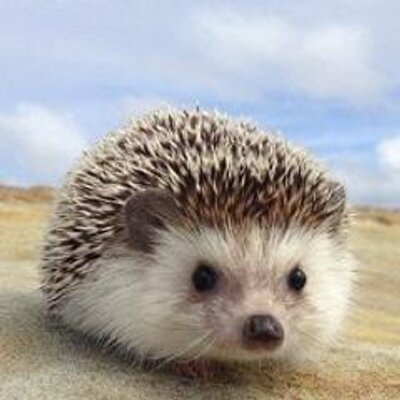
#> input picture img/hari.jpeg, 400 x 400 px
$ jupyter execute conv.ipynb   (older library calls are emulated)
#> lines starting #> are read from the running program, lines starting #| are printed output that depends on the picture
[cell 1]
import numpy as np
from scipy import misc
import pandas as pd
import matplotlib.pyplot as plt
from tqdm import trange, tqdm
from numpy.fft import fft2 as FFT, ifft2 as iFFT
from numpy.fft import rfft2 as rFFT, irfft2 as irFFT
from numpy.fft import fftn as FFTN, ifftn as iFFTN
from numba import jit
#from multiprocessing import Pool as ThreadPool
from pathos.multiprocessing import ProcessPool
from psutil import cpu_count
from operator import sub

[cell 2]
#参考
#https://algorithm.joho.info/programming/python/numpy-scipy-fft-spectrum/
img = misc.imread('../../img/hari.jpeg', mode='L')
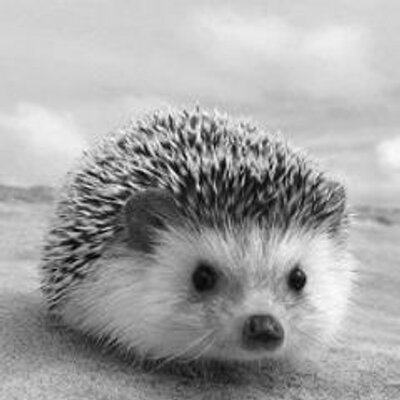
#> img: shape (400, 400); min 3, max 252, mean 165.1
plt.imshow(img, 'gray')

[cell 3]
# 高速フーリエ変換(2次元)
fimg = np.fft.fft2(img)
plt.plot(fimg)
plt.show()
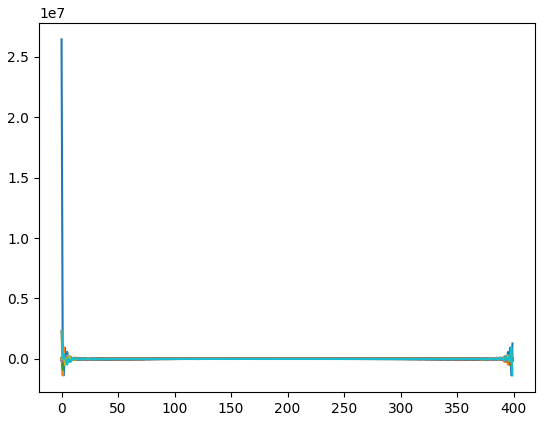
#> figure drawn by matplotlib, 1 panel; curve peaks at x = 0, y = 26423675; curve peaks at x = 0, y = 2311079; curve peaks at x = 399, y = 431920.4

[cell 4]
# 零周波数成分を配列の左上から中心に移動
fimg =  np.fft.fftshift(fimg)
plt.plot(fimg)
plt.show()
#> figure, not shown here; curve peaks at x = 204, y = 1659; curve peaks at x = 197, y = 2504.4; curve peaks at x = 203, y = 2106.6

[cell 5]
# 強度スペクトルの計算
mag = 20*np.log(np.abs(fimg))
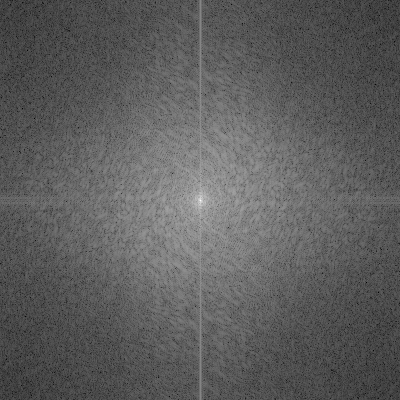
#> mag: shape (400, 400) float64; min 21.06, max 341.8, mean 139; drawn with min black and max white
plt.plot(mag)
plt.show()
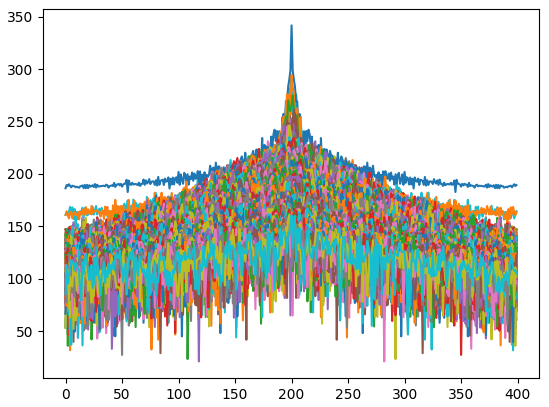
#> figure drawn by matplotlib, 1 panel; curve peaks at x = 198, y = 151.5; curve peaks at x = 200, y = 160.4; curve peaks at x = 202, y = 160.8
